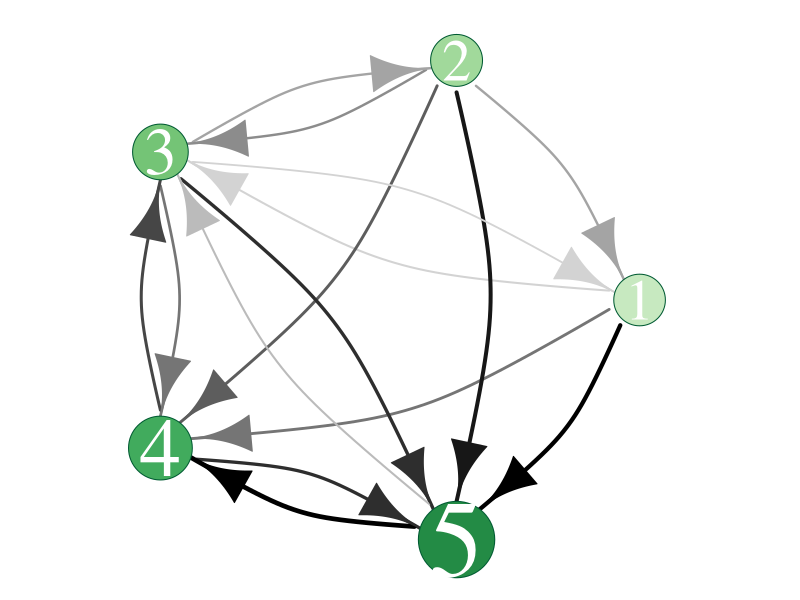

Write R code to recreate this figure.
library(igraph)
library(ggplot2)
library(ggraph)
library(RColorBrewer)

nodes <- read.csv("ctpbeliefsB03.txt", header=T,  sep=",", as.is=T)
names(nodes) <- c("id","b","sd")
links <- read.csv("ctpltransitbeliefsB03.txt", header=F, sep="\t", as.is=T)
names(links) <- c("from", "to", "weight")
links[,3] <- round(links[,3],3) 
links <-links[links["weight"] >1,]


par(mar=c(0,0,0,0))
net <- graph_from_data_frame(d=links, vertices=nodes, directed=T)

pal <- brewer.pal(length(nodes$id)+2, "Greens")
V(net)$color <- pal[2:6]
V(net)$frame.color <- pal[7]
V(net)$label <- V(net)
V(net)$label.cex <- 3+ 7.5*V(net)$sd
V(net)$size <- V(net)$sd*25 + 20
V(net)$label.color <- "white"

n_bins<-10
sn_colorrange <- colorRampPalette(c("lightgray","black"))
sn_color <- sn_colorrange(n_bins)

E(net)$color<-sn_color[cut_number(E(net)$weight,n_bins)]
E(net)$width <- 1+(E(net)$weight*0.6)
E(net)$arrow.size <- 3

plot(net, layout=layout_in_circle, edge.curved=.25)
